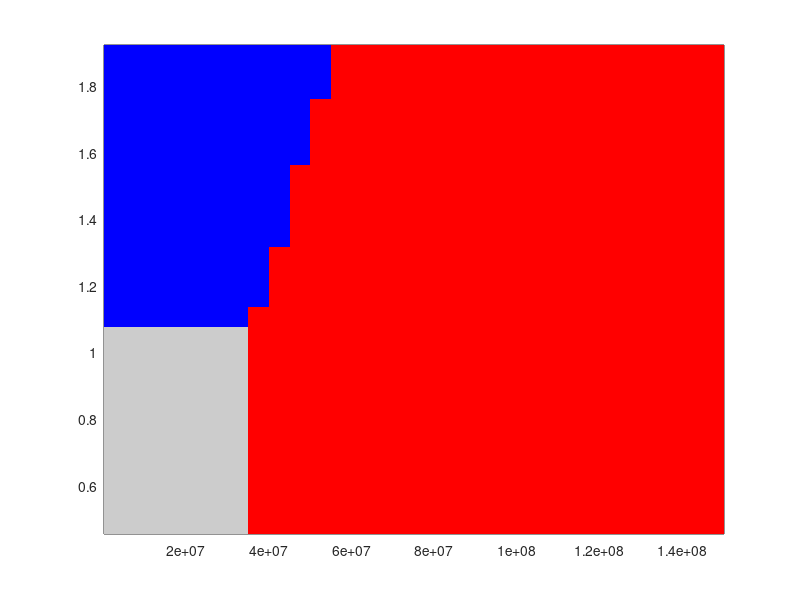

The MATLAB source for this figure: (Note: this script raises an error after producing the figure.)
%% Model parameters
% Note: same as the evolutionary invasion analysis section
% resource parameters
p.Rmod = 5; % half saturation
p.rho = 0.5; % dilution rate 
p.e = 5e-7; % conversion coefficient
p.b0 = 1.2; % maximum growth rate
% explicit infection parameters 
p.eta = 1; % lysis rate
p.beta = 50; % burst rate
p.phi = 3.4e-10;  % adsorption rate
p.alpha = 2; % transit decision rate
% cell traits
p.ds = 0.2; % death rate of susceptible cells
p.de = 0.2; % death rate of infected cells
p.dl = 0.2; % death rate of lysogenic cells
p.di = 0.2; % death rate of lytic cells
p.m = 0.4;

% assume gamma from [1e-2, 1];
p.gamma_min = 1e-2; p.gamma_max = 1;
theta_set = [0.01:0.01:0.1, 0.2:0.05:1, 2:0.5:15]; % augumented parameter range
alphaS_set = -1:0.02:0.4; % alphaS < 0, S grows faster than L; alphaS > 0, ...

% (R*, S*) is varied by the parameter space (alphaS, J);
data_alphaS = zeros(length(alphaS_set),length(theta_set));
data_J = zeros(length(alphaS_set),length(theta_set));

% Range of Susceptible hosts and resources
S_set = theta_set./(p.e*p.ds);
R_set = p.Rmod*p.ds./((1 - alphaS_set).*p.b0 - p.ds);

% Using S* to compute the range of horizonral fitness
R_hor_set = p.beta*p.eta*p.phi.*S_set.*p.alpha./...
             ((p.eta + p.di)*(p.phi*S_set + p.m)*(p.alpha + p.de));

% Transition curve, i.e., R_hor(S*) = R_ver(R*)
% R_c = transfun(S)
R_c = p.Rmod./(p.b0./(R_hor_set.*p.dl) - 1);

% Save horizontal and vertical transmission fitness at virus-free
data_Rver = zeros(length(alphaS_set),length(theta_set));
data_Rhor = zeros(length(alphaS_set),length(theta_set));

% data_max_strategy: 0 - not feasible, 1 - lytic (resident ),... 
% 2 - lysogenic(resident)
data_max_strategy = zeros(length(alphaS_set),length(theta_set));
% data = maximal reproduction numbers
data_max_fitness = zeros(length(alphaS_set),length(theta_set));

%% Task 1: Partition of R-S plane
%  Proceduere:
%  1. For each input parameter pair, (alphaS,J), compute two modes of fitness values
%  2. Identify the invasion strategy that maximizes R0 using step 1.
%  3. compute the R0 of maximal strategy if
%    R0 > 1, otherwise, set it gray (no strategy can invade given this environment)

feasible_strategy_flag = true; % initialize the feasible strategy, can invade virus-free

for i = 1:length(alphaS_set)
    for j = 1:length(theta_set)
        % assign two model parameters
        p.alphaS = alphaS_set(i);
        p.J = theta_set(j) + p.Rmod*p.ds/((1 - p.alphaS)*p.b0 - p.ds);
        % Save the parameter pair
        data_alphaS(i,j) = p.alphaS; data_J(i,j) = p.J;
        
        % compute virus-free environmental states
        R_star = p.Rmod*p.ds/((1 - p.alphaS)*p.b0 - p.ds);
        S_star = theta_set(j)/(p.e*p.ds);

        % compute two transmission fitness values
        R_hor = p.beta*p.eta*p.phi*S_star*p.alpha/...
             ((p.eta + p.di)*(p.phi*S_star + p.m)*(p.alpha + p.de));
        psi_star = p.b0*R_star/(R_star + p.Rmod);         
        R_ver = psi_star/p.dl;
        % save two fitness values
        data_Rver(i,j) = R_ver; data_Rhor(i,j) = R_hor;
        data_max_fitness(i,j) = max(R_hor, (p.dl/(p.dl + p.gamma_min))*R_ver);
        
        if max(R_hor, (p.dl/(p.dl + p.gamma_min))*R_ver) > 1
            feasible_strategy_flag = true;
        else
            feasible_strategy_flag = false;
        end
        
       if feasible_strategy_flag % if resident strategy can invade
          
           % classify different cases in robustness
           if R_hor > R_ver
               data_max_strategy(i,j) = 1;
           else
               data_max_strategy(i,j) = 2;              
           end       
       else % Not feasible
           data_max_strategy(i,j) = 0;
       end
       
    end
    
end

S_low = S_set(5); S_high = S_set(end - 10); 
R_low = R_set(10); R_high = R_set(end - 5); 
envir_temp = [R_high, S_low]; envir_lytic = [R_low, S_high]; 
R_c = p.Rmod./(p.b0./(R_hor_set.*p.dl) - 1); % transition curve
maph = [ 0.8 0.8 0.8 % gray
         1 0 0 % red
         0 0 1]; % blue   
     
figure(1);
pcolor(S_set,R_set,data_max_strategy); 
h = pcolor(S_set,R_set,data_max_strategy); hold on;
set(h, 'EdgeColor', 'none'); colormap(maph); hold on; alpha(h,0.7);
set(gca,'XScale','log'); axis square;
set(gca,'FontSize',20);
ax = gca; ax.XAxis.LineWidth = 2; ax.YAxis.LineWidth = 2;
xticks([1e5 1e6 1e7 1e8]); 
yticks(0.5:0.2:max(R_set)); 

C=caxis; caxis([C(1),C(2)]); % lock down the current colormap

levels =  [0.6, 0.8];
[M,c] = contour(S_set,R_set, data_max_fitness, levels, 'k','ShowText', 'on');
c.LineWidth = 1; 
clabel(M,c,'FontSize',18);
clabel(M,c,'LabelSpacing',80);
hold on;

levels =  [1.1, 1.5, 2, 3, 4];
[M,c] = contour(S_set,R_set, data_max_fitness, levels, 'k','ShowText', 'on');
c.LineWidth = 1; 
clabel(M,c,'FontSize',18);
clabel(M,c,'LabelSpacing',180);
hold on;

plot(S_set, R_c, 'k', 'LineWidth',4); hold on;
%{
plot(S_low,R_high,...
    'dk','MarkerSize',22,...
    'MarkerEdgeColor','yellow',...
    'MarkerFaceColor','k'); hold on;
plot(S_high,R_low, ...
    'sk','MarkerSize',22,...
    'MarkerEdgeColor','yellow',...
    'MarkerFaceColor','k'); hold on;
%}
xlabel({'Susceptible population, $S^{*} (ml^{-1})$ '}, 'Interpreter','latex', 'FontName', 'Times New Roman','FontSize',25'); 
ylabel({'Resources, $R^{*} (\mu g/ml)$'}, 'Interpreter','latex', 'FontName', 'Times New Roman','FontSize',25'); 


%% Task 2: R0 vs. (p, gamma) - purely lysogenic favored
p_set = 0:1e-2:1;
gamma_set = p.gamma_min:1e-2:p.gamma_max;

figure(2);
subplot(1,2,1);
R0 = R_fun_strategy(p, envir_temp, p_set, gamma_set, 4);
s = surf(p_set, gamma_set, R0','FaceAlpha',0.5); s.EdgeColor = 'none';
colormap jet; 
hold on;
plot3(p_set(end),gamma_set(1),max(max(R0)),'.k','MarkerSize',50); % R0 = 1;
hold on;
plot3(ones(length(gamma_set),1).*p_set(end),gamma_set(1:end),...,
    ones(length(gamma_set),1),'--k','LineWidth',2); % R0 = 1;
hold on;
plot3(ones(length(gamma_set),1).*p_set(1),gamma_set(1:end),...,
    ones(length(gamma_set),1),'--k','LineWidth',2); % R0 = 1;
hold on;
plot3(p_set(1:end),ones(length(p_set),1).*gamma_set(1),...,
    ones(length(p_set),1),'--k','LineWidth',2); % R0 = 1;
hold on;
plot3(p_set(1:end),ones(length(p_set),1).*gamma_set(end),...,
    ones(length(p_set),1),'--k','LineWidth',2); % R0 = 1;

set(gca,'YScale','log'); set(gca,'ZScale','log'); zlim([1e-2 1e2]);
axis square; grid off; box on;
ax = gca; ax.BoxStyle = 'full'; view(-53,40);
ax.XAxis.LineWidth = 1.5; ax.YAxis.LineWidth = 1.5;ax.ZAxis.LineWidth = 1.5; 
set(gca,'FontSize',20);
xlabel('$p$','Interpreter','latex','FontSize',30); 
ylabel('$\gamma$','Interpreter','latex','FontSize',30);
zlabel('$\mathcal{R}^{0}$','Interpreter','latex','FontSize',30);

figure(2);
subplot(1,2,2); 
R0 = R_fun_strategy(p, envir_lytic, p_set, gamma_set, 4);
s = surf(p_set, gamma_set, R0','FaceAlpha',0.5); s.EdgeColor = 'none';
colormap jet; 
hold on;
plot3(p_set(1).*ones(length(gamma_set),1),gamma_set,max(R0),'k','LineWidth',10);
hold on;
plot3(ones(length(gamma_set),1).*p_set(end),gamma_set(1:end),...,
    ones(length(gamma_set),1),'--k','LineWidth',2);
hold on;
plot3(ones(length(gamma_set),1).*p_set(1),gamma_set(1:end),...,
    ones(length(gamma_set),1),'--k','LineWidth',2);
hold on;
plot3(p_set(1:end),ones(length(p_set),1).*gamma_set(1),...,
    ones(length(p_set),1),'--k','LineWidth',2);
hold on;
plot3(p_set(1:end),ones(length(p_set),1).*gamma_set(end),...,
    ones(length(p_set),1),'--k','LineWidth',2);

set(gca,'YScale','log'); set(gca,'ZScale','log'); zlim([1e-2 1e2]);
axis square; grid off; box on;
ax = gca; ax.BoxStyle = 'full'; view(-53,40);
ax.XAxis.LineWidth = 1.5; ax.YAxis.LineWidth = 1.5;ax.ZAxis.LineWidth = 1.5; 
set(gca,'FontSize',20);
xlabel('$p$','Interpreter','latex','FontSize',30); 
ylabel('$\gamma$','Interpreter','latex','FontSize',30);
zlabel('$\mathcal{R}^{0}$','Interpreter','latex','FontSize',30);
